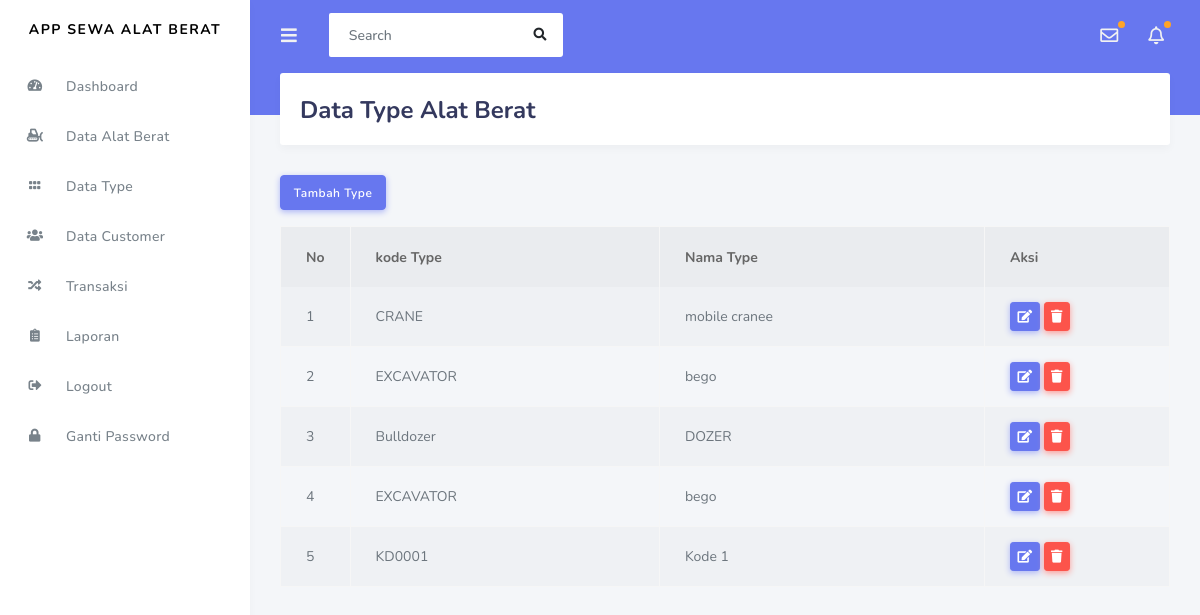
Screenshot of /index.php/admin/data_type with the database file from the repository.
### tables this page shows
CREATE TABLE `type` (
  `id_type` int NOT NULL,
  `kode_type` varchar(10) NOT NULL,
  `nama_type` varchar(20) NOT NULL
);

### application/controllers/admin/data_type.php (called while the page is built, shortened)
<?php
class data_type extends CI_Controller{
	public function index()
	{
		$data['type'] = $this->Rental_model->get_data('type')->result();
		$this->load->view('templates_admin/header');
		$this->load->view('templates_admin/sidebar');
		$this->load->view('admin/data_type',$data);
		$this->load->view('templates_admin/footer');
	}
}
?>

### index.php (called while the page is built, shortened)
<?php
require_once BASEPATH.'core/CodeIgniter.php';

### application/models/Rental_model.php (called while the page is built, shortened)
<?php
class Rental_model extends CI_model
{
    public function get_data($table)
    {
        return $this->db->get($table);
    }
}

### application/views/admin/data_type.php (the view, shortened to what this page needs)
<div class="main-content">
	<div class="section">
		<div class="section-header">
			<h1>Data Type Alat Berat</h1>
		</div>
	</div>
	<a class=" btn btn-primary mb-3" href="<?php echo base_url('admin/data_type/tambah_type')?>">Tambah Type</a>
	<table class="table table-bordered table-striped table-hover">
		<thead>
			<tr>
				<th width="20px">No</th>
				<th>kode Type</th>
				<th>Nama Type</th>
				<th width="185px">Aksi</th>
			</tr>
		</thead>
		<tbody>
			<?php
			$no = 1;
			foreach($type as $tp): ?>
				<tr>
					<td><?php echo $no++ ?></td>
					<td><?php echo $tp->kode_type ?></td>
					<td><?php echo $tp->nama_type ?></td>
					<td>
						<a class="btn btn-sm btn-primary" href="<?php echo base_url('admin/data_type/update_type/'.$tp->id_type) ?>"><i class="fas fa-edit"></i></a>
						<a class="btn btn-sm btn-danger" href="<?php echo base_url('admin/data_type/delete_type/'.$tp->id_type)?>"><i  class="fas fa-trash"></i></a>
					</td>
				</tr>
			<?php endforeach; ?>
		</tbody>
	</table>
</div>

### rows the page displays
type: kode_type "CRANE", nama_type "mobile cranee"
type: kode_type "EXCAVATOR", nama_type "bego"
type: kode_type "Bulldozer", nama_type "DOZER"
type: kode_type "EXCAVATOR", nama_type "bego"
type: kode_type "KD0001", nama_type "Kode 1"
